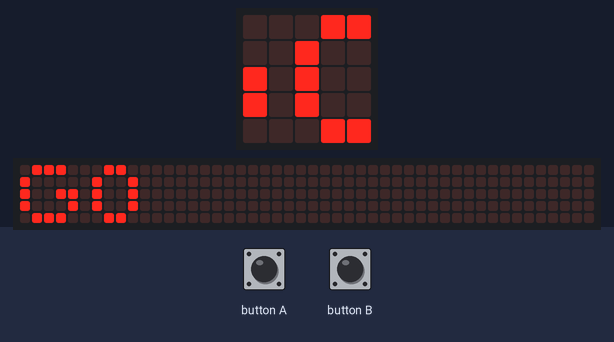
The program below on a simulated BBC micro:bit running MicroPython. Parts: the board's 5×5 LED display, a strip that is not on the board, showing the scrolling text unrolled. The inputs (shaded band) are chosen by the test bench. Random numbers come from a fixed seed; the 48×5 strip is a reading aid, not a part: it shows the text the display is scrolling, unrolled, one strip-width of it at a time.

Above: at 1.27 s.
1.3 s: button A pressed for 0.15 s
2.0 s: button B pressed for 0.15 s
At 2.6 s:
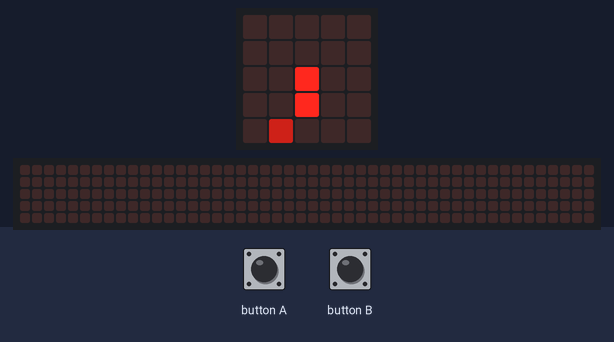
At 3.6 s:
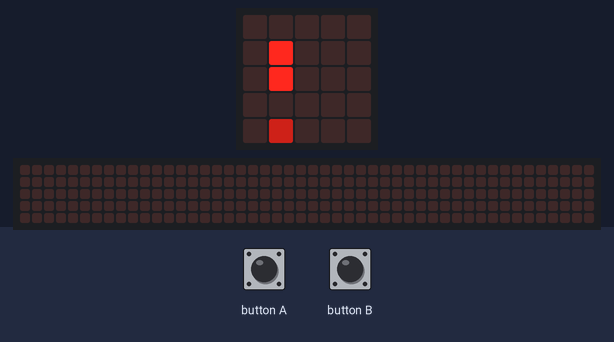

The program:

microbit_snake.py
```python
from microbit import *
import time
from random import randint


BOARD_MAX = 4
# game speed in seconds between steps
SNAKE_SPEED = 0.5


def turn_snake_left(orientation):
    return (orientation + 1) % 4


def turn_snake_right(orientation):
    orientation -= 1
    if orientation < 0:
        return 3
    return orientation


def move(snake, orientation, food):
    new_snake = []
    # move up
    if orientation == 0:
        if snake[0][1] == 0:
            return None, False
        new_head = (snake[0][0], snake[0][1] - 1)
    # move left
    elif orientation == 1:
        if snake[0][0] == 0:
            return None, False
        new_head = (snake[0][0] - 1, snake[0][1])
    # move down
    elif orientation == 2:
        if snake[0][1] == BOARD_MAX:
            return None, False
        new_head = (snake[0][0], snake[0][1] + 1)
    # move right
    else:
        if snake[0][0] == BOARD_MAX:
            return None, False
        new_head = (snake[0][0] + 1, snake[0][1])
    # check didn't crash to snake
    if new_head in snake:
        return None, False
    # move snake
    new_snake.append(new_head)
    if new_head == food:
        new_snake.extend(snake)
    else:
        new_snake.extend(snake[:-1])
    # draw updated snake
    for x, y in snake:
        display.set_pixel(x, y, 0)
    for x, y in new_snake:
        display.set_pixel(x, y, 9)
    eaten = len(new_snake) > len(snake)
    snake = new_snake
    return snake, eaten


def generate_randomly_food(snake):
    food_location = (randint(0, BOARD_MAX), randint(0, BOARD_MAX))
    while food_location in snake:
        food_location = (randint(0, BOARD_MAX), randint(0, BOARD_MAX))
    return food_location


# game reset loop
while True:
    display.scroll('GO')
    state = Image('00000:'
                  '00000:'
                  '00900:'
                  '00900:'
                  '00000')
    # 0 -> up, 1 -> left, 2 -> down, 3 -> right
    orientation = 0
    # counting score whnever there appears new food
    # so we have to start from -1
    score = -1
    snake = [(2, 2), (2, 3)]
    display.show(state)
    win = False
    food_eaten = True
    # game loop
    while True:
        past_orientation = orientation
        # food generation
        if food_eaten:
            food = generate_randomly_food(snake)
            food_eaten = False
            display.set_pixel(food[0], food[1], 4)
            score += 1
        # delay in order to make the game playble
        time.sleep(SNAKE_SPEED)
        # buton controling section
        if button_a.was_pressed():
            orientation = turn_snake_left(orientation)
        elif button_b.was_pressed():
            orientation = turn_snake_right(orientation)
        # movement
        snake, food_eaten = move(snake, orientation, food)
        if snake is None:
            break
        if len(snake) == 25:
            win = True
            break
    display.scroll('SCORE: ' + str(score))
    if win:
        display.scroll('VICTORY')
```

Measured:
- what the display in image 1 shows lasts 0.5 s, from 2.3 s to 2.8 s
